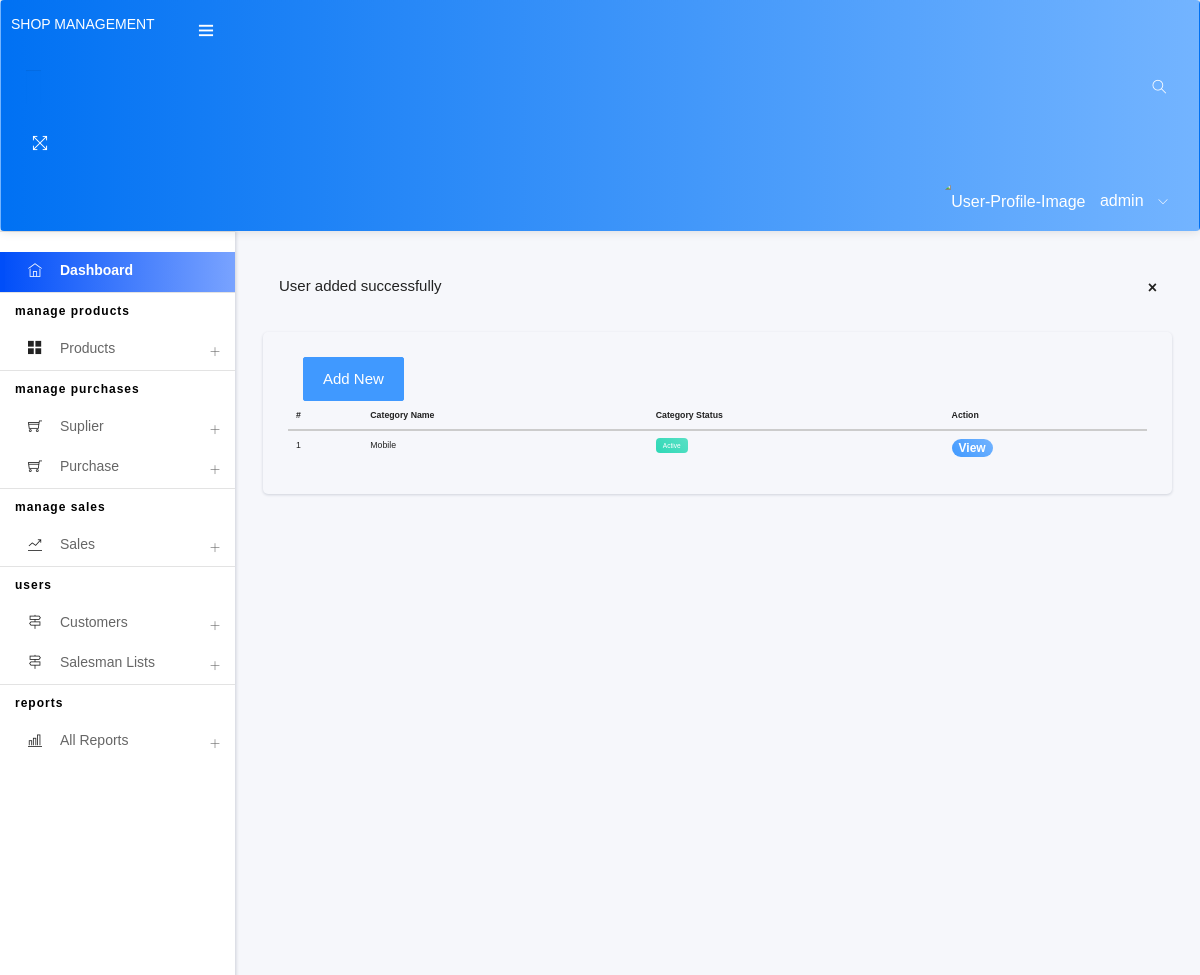
/category.php (signed in), run on an earlier commit of the app's database.
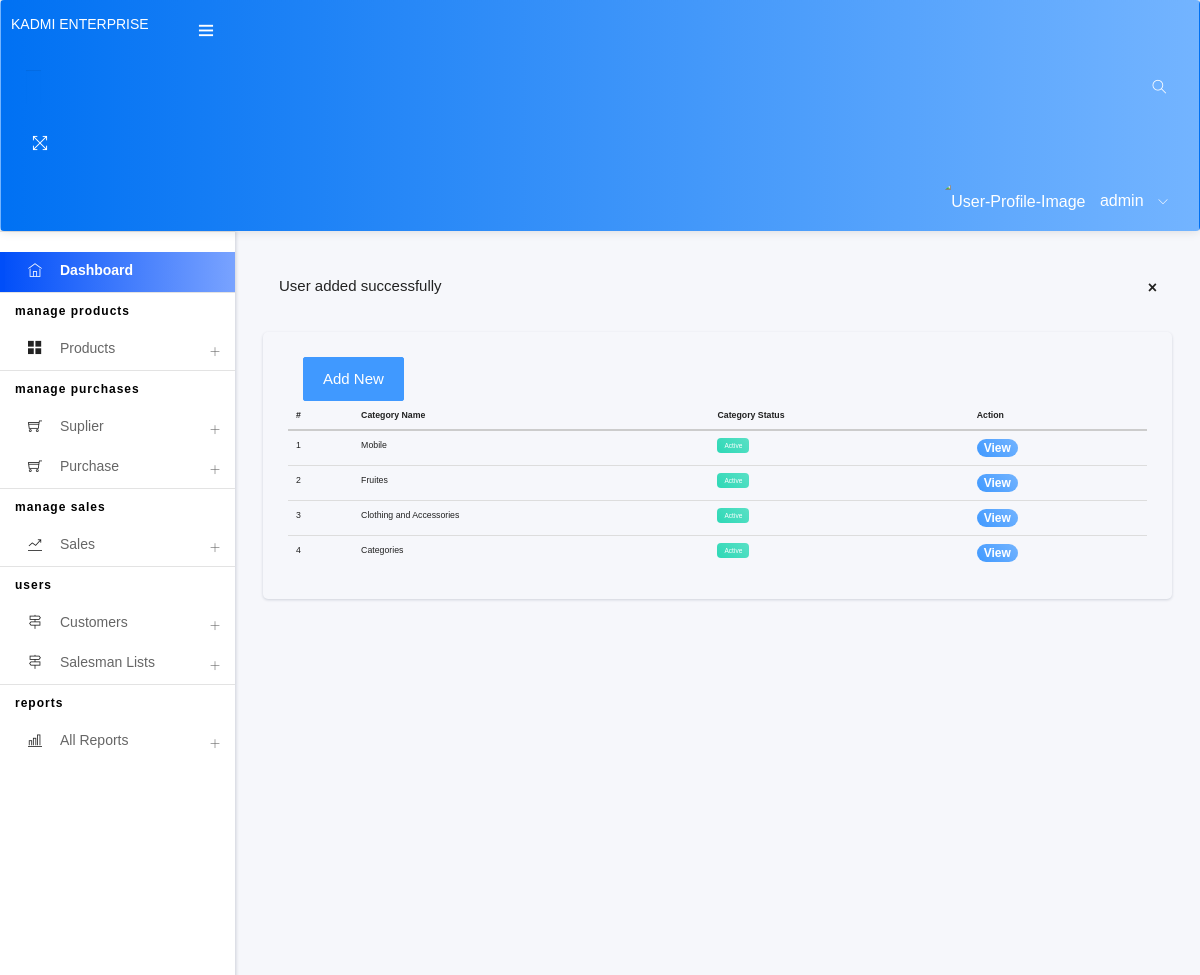
And on a later commit of the database.
### tables this page shows
CREATE TABLE `users` (
  `id` int(11) NOT NULL,
  `user_name` varchar(255) NOT NULL,
  `ufname` varchar(255) NOT NULL,
  `user_pass` varchar(255) NOT NULL,
  `user_email` varchar(255) NOT NULL,
  `user_role` varchar(255) NOT NULL,
  `u_photo` varchar(255) NOT NULL,
  `u_com` varchar(255) DEFAULT NULL,
  `phone` varchar(255) DEFAULT NULL,
  `com_reg` varchar(255) DEFAULT NULL,
  `U_address` varchar(255) DEFAULT NULL,
  `u_country` varchar(255) DEFAULT NULL,
  `u_about` varchar(255) DEFAULT NULL
);

CREATE TABLE `categories` (
  `cat_id` int(11) NOT NULL,
  `category_name` varchar(255) NOT NULL,
  `cat_status` varchar(255) DEFAULT NULL
);

### session.php (called while the page is built, shortened)
<?php
if (isset($_SESSION['username'])) {
    $user = $_SESSION['username'];
    $stmt = $conn->prepare('SELECT * FROM users WHERE user_name = ?');
    $stmt->bind_param('s', $user);
    $stmt->execute();
    $result = $stmt->get_result();
    $row = $result->fetch_array(MYSQLI_ASSOC);
    $urole = $row['user_role'];
    $adminRole = 'admin';
    $stmt = $conn->prepare('SELECT u_com, com_reg, U_address, u_country FROM users WHERE user_role = ? ORDER BY id ASC LIMIT 1');
    $stmt->bind_param('s', $adminRole);
    $stmt->execute();
    $adminResult = $stmt->get_result();
    $adminRow = $adminResult->fetch_array(MYSQLI_ASSOC);
    $comName = $adminRow['u_com'] ?? 'Company information not available';
}

### category.php (the view, shortened to what the changed rows need)
<?php
require_once 'includes/header.php';
require_once 'includes/sidebar.php';
?>
<div class="pcoded-content">
    <div class="pcoded-inner-content">
        <div class="main-body">
            <div class="page-wrapper">
                <div class="page-body">
                    <div class="card">
                        <div class="card-block table-border-style">
                            <div class="table-responsive">
                                <table class="table table-hover">
                                    <thead>
                                        <tr>
                                            <th>#</th>
                                            <th>Category Name</th>
                                            <th>Category Status</th>
                                            <th>Action</th>
                                        </tr>
                                    </thead>
                                    <tbody>
                                        <?php
                                $q ="SELECT * FROM categories";
                                $r= $conn->prepare($q);
                                $r->execute();
                                $c = $r->get_result();
                                while($row=mysqli_fetch_array($c)){
                                ?>
                                        <tr>
                                            <td><?= $row['cat_id'];?></td>
                                            <td><?= $row['category_name'];?></td>
                                            <td>
                                                <?php if ($row['cat_status'] == '1') {
                                        ?>
                                                <a class="label label-success"
                                                    href="action.php?cat_id=<?= $row['cat_id'];?>&status=0">Active</a>
                                                <?php }else{?>
                                                <a class="label label-danger"
                                                    href="action.php?cat_id=<?= $row['cat_id'];?>&status=1">Deactive</a>
                                                <?php }?>
                                            </td>
                                            <td>
                                                <?php
                                        if ($urole == 'admin') {
                                        ?>
                                                <a href="category_frm.php?c_view=<?= $row['cat_id']?>"
                                                    class="badge badge-primary p-2"><i class="ti-pencil-alt"></i></a>
                                                <a href="action.php?c_delete=<?= $row['cat_id'];?>"
                                                    onclick="return delete_alert();" class="badge badge-danger p-2"><i
                                                        class="ti-trash"></i></a>
                                                <?php
                                        }else{
                                        ?>
                                                <a href="#" class="badge badge-primary p-2">View</a>
                                                <?php }?>
                                            </td>
                                        </tr>
                                        <?php }?>
                                    </tbody>
                                </table>
                            </div>
                        </div>
                    </div>
                </div>
            </div>
        </div>
    </div>
</div>
<?php require_once 'includes/footer.php'?>

### includes/header.php (shortened to what the changed rows need)
<?php
require_once 'action.php';
include 'session.php';
?>
<!DOCTYPE html>
<html lang="en">
<head>
<link rel="stylesheet" type="text/css" href="assets/css/bootstrap/css/bootstrap.min.css">
 <link rel="stylesheet" href="https://code.jquery.com/ui/1.14.0/themes/base/jquery-ui.css">
<link rel="stylesheet" href="assets/plugins/datatables-bs4/css/dataTables.bootstrap4.min.css">
<link rel="stylesheet" href="assets/plugins/datatables-responsive/css/responsive.bootstrap4.min.css">
<link rel="stylesheet" href="assets/select2/css/select2.min.css">
<link rel="stylesheet" href="assets/select2-bootstrap4-theme/select2-bootstrap4.min.css">
 <link rel="stylesheet" type="text/css" href="assets/sweetalert/sweetalert.min.css">
<link rel="stylesheet" type="text/css" href="assets/icon/themify-icons/themify-icons.css">
<link rel="stylesheet" type="text/css" href="assets/icon/font-awesome/css/font-awesome.min.css">
<link rel="stylesheet" type="text/css" href="assets/icon/icofont/css/icofont.css">
<link rel="stylesheet" type="text/css" href="assets/css/style.css">
<link rel="stylesheet" type="text/css" href="assets/css/main.css">
<link rel="stylesheet" type="text/css" href="assets/css/jquery.mCustomScrollbar.css">
</head>
<body>
<div id="pcoded" class="pcoded">
<div class="pcoded-container navbar-wrapper">
<nav class="navbar header-navbar pcoded-header">
<div class="navbar-wrapper">
    <div class="navbar-logo">
        <a href="index.php" class="text-center">
            <p><?= $comName;?></p>
        </a>
    </div>
</div>
</nav>

What changed in the data, as far as the page shows it:
removed users: u_com "SHOP MANAGEMENT"
added users: u_com "KADMI ENTERPRISE"
added categories: cat_id "2", category_name "Fruites"
added categories: cat_id "3", category_name "Clothing and Accessories"
added categories: cat_id "4", category_name "Categories"
